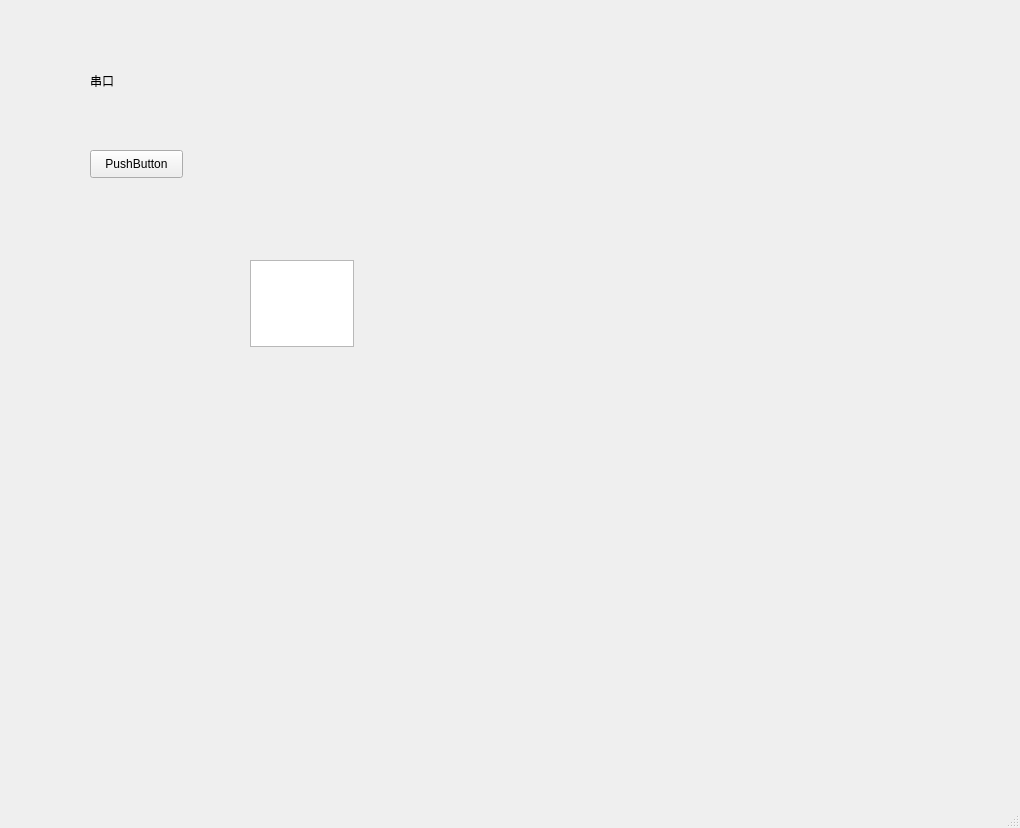
<?xml version="1.0" encoding="UTF-8"?>
<ui version="4.0">
 <class>MainWindow</class>
 <widget class="QMainWindow" name="MainWindow">
  <property name="geometry">
   <rect>
    <x>0</x>
    <y>0</y>
    <width>1020</width>
    <height>828</height>
   </rect>
  </property>
  <property name="windowTitle">
   <string>MainWindow</string>
  </property>
  <widget class="QWidget" name="centralwidget">
   <widget class="QPushButton" name="pushButton">
    <property name="geometry">
     <rect>
      <x>90</x>
      <y>150</y>
      <width>93</width>
      <height>28</height>
     </rect>
    </property>
    <property name="text">
     <string>PushButton</string>
    </property>
   </widget>
   <widget class="QLabel" name="label">
    <property name="geometry">
     <rect>
      <x>90</x>
      <y>60</y>
      <width>71</width>
      <height>41</height>
     </rect>
    </property>
    <property name="text">
     <string>串口</string>
    </property>
   </widget>
   <widget class="QTextEdit" name="textEdit">
    <property name="geometry">
     <rect>
      <x>250</x>
      <y>260</y>
      <width>104</width>
      <height>87</height>
     </rect>
    </property>
   </widget>
  </widget>
  <widget class="QMenuBar" name="menubar">
   <property name="geometry">
    <rect>
     <x>0</x>
     <y>0</y>
     <width>1020</width>
     <height>26</height>
    </rect>
   </property>
  </widget>
  <widget class="QStatusBar" name="statusbar"/>
 </widget>
 <resources/>
 <connections/>
</ui>
